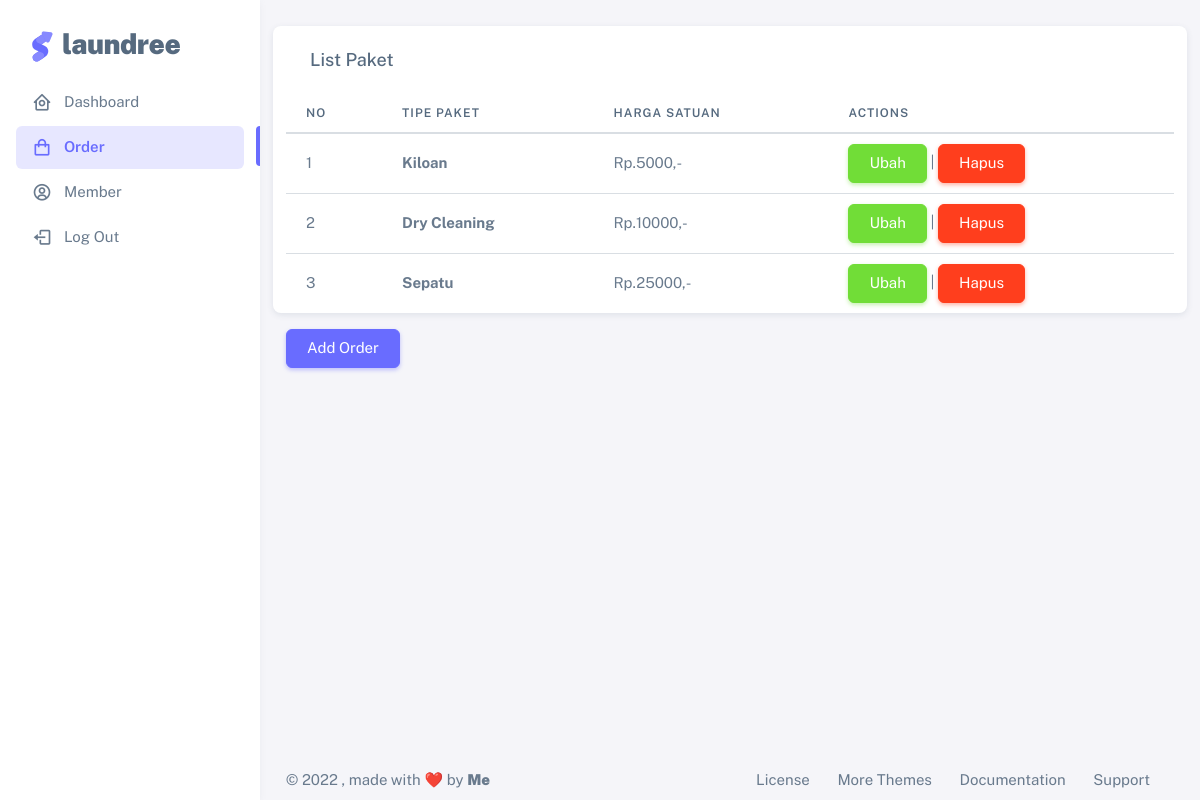
The page /order-kasir.php on the database its author committed.
### tables this page shows
CREATE TABLE `paket` (
  `id` int(11) NOT NULL,
  `nama_paket` enum('Kiloan','Dry Cleaning','Sepatu','Tas') NOT NULL,
  `harga` int(20) NOT NULL
);

### html/order-kasir.php (the view, shortened to what this page needs)
<!DOCTYPE html>
<html
  lang="en"
  class="light-style layout-menu-fixed"
  dir="ltr"
  data-theme="theme-default"
  data-assets-path="../assets/"
  data-template="vertical-menu-template-free"
>
  <head>
    <link rel="stylesheet" href="../assets/vendor/fonts/boxicons.css" />
    <link rel="stylesheet" href="../assets/vendor/css/core.css" class="template-customizer-core-css" />
    <link rel="stylesheet" href="../assets/vendor/css/theme-default.css" class="template-customizer-theme-css" />
    <link rel="stylesheet" href="../assets/css/demo.css" />
    <link rel="stylesheet" href="../assets/vendor/libs/perfect-scrollbar/perfect-scrollbar.css" />
    <link rel="stylesheet" href="../assets/vendor/libs/apex-charts/apex-charts.css" />
  </head>
  <body>
    <div class="layout-wrapper layout-content-navbar">
      <div class="layout-container">
        <aside id="layout-menu" class="layout-menu menu-vertical menu bg-menu-theme">
          <div class="app-brand demo">
            <a href="index.php" class="app-brand-link">
              <span class="app-brand-logo demo">
              </span>
              <span class="app-brand-text demo menu-text fw-bolder ms-2">Laundree</span>
            </a>
          </div>
          <ul class="menu-inner py-1">
            <li class="menu-item">
              <a href="index-kasir.php" class="menu-link">
                <i class="menu-icon tf-icons bx bx-home-circle"></i>
                <div data-i18n="Analytics">Dashboard</div>
              </a>
            </li>
            <li class="menu-item active">
              <a href="order-kasir.php" class="menu-link">
                <i class="menu-icon tf-icons bx bx-shopping-bag"></i>
                <div data-i18n="Layouts">Order</div>
              </a>
            </li>
            <li class="menu-item">
              <a href="list-member-kasir.php" class="menu-link">
                <i class="menu-icon tf-icons bx bx-user-circle"></i>
                <div data-i18n="Analytics">Member</div>
              </a>
            </li>
            <li class="menu-item">
              <a href="../php/logout.php" class="menu-link">
                <i class="menu-icon tf-icons bx bx-log-out"></i>
                <div data-i18n="Authentications">Log Out</div>
              </a>
            </li>
          </ul>
        </aside>
        <div class="layout-page">
          <div class="content-wrapper">
            <div class="container-xxl flex-grow-1 container-p-y">
              <div class="row">
              <div class="card">
                <h5 class="card-header">List Paket</h5>
                <div class="table-responsive text-nowrap">
                  <table class="table">
                    <thead>
                      <tr>
                        <th>No</th>
                        <th>Tipe Paket</th>
                        <th>Harga Satuan</th>
                        <th>Actions</th>
                      </tr>
                    </thead>
                    <tbody class="table-border-bottom-0">
                      <?php
                        include_once("../php/connection.php");
                        $qry_paket = mysqli_query($conn, "select * from paket");
                        $no = 0;
                        while ($data = mysqli_fetch_array($qry_paket)) {
                            $no++
                        ?>
                      <tr>
                        <td>
                          <?= $no ?>
                        </td>
                        <td>
                          <strong><?= $data['nama_paket'] ?></strong>
                        </td>
                        <td>Rp.<?= $data['harga'] ?>,-</td>
                        <td>
                          <a href="ubah-paket.php?id=<?= $data['id'] ?>" class="btn btn-success">Ubah</a> |
                          <a href="../php/hapus-paket.php?id=<?= $data['id'] ?>" onclick="return confirm ('Apakah anda yakin menghapus paket ini ?')" class="btn btn-danger">Hapus</a>
                        </td>
                       <?php } ?>
                    </tbody>
                  </table>
                </div>
              </div>
                <div class="col-lg-4 mb-4 order-0">
                  <button
                    type="button"
                    class="btn btn-primary mt-3"
                    data-bs-toggle="modal"
                    data-bs-target="#modalAdd"
                  >
                    Add Order
                  </button>
                </div>
              </div>
            </div>
          </div>
            <footer class="content-footer footer bg-footer-theme">
              <div class="container-xxl d-flex flex-wrap justify-content-between py-2 flex-md-row flex-column">
                <div class="mb-2 mb-md-0">
                  ©
                  , made with ❤️ by
                  <a href="https://themeselection.com" target="_blank" class="footer-link fw-bolder">Me</a>
                </div>
                <div>
                  <a href="https://themeselection.com/license/" class="footer-link me-4" target="_blank">License</a>
                  <a href="https://themeselection.com/" target="_blank" class="footer-link me-4">More Themes</a>
                  <a
                    href="https://themeselection.com/demo/sneat-bootstrap-html-admin-template/documentation/"
                    target="_blank"
                    class="footer-link me-4"
                    >Documentation</a
                  >
                  <a
                    href="https://github.com/themeselection/sneat-html-admin-template-free/issues"
                    target="_blank"
                    class="footer-link me-4"
                    >Support</a
                  >
                </div>
              </div>
            </footer>
          </div>
        </div>
      </div>
  </body>
</html>

### css/demo.css (style rules this page uses)
.menu .app-brand.demo { height: 64px; margin-top: 12px; }
.app-brand-logo.demo svg { width: 22px; height: 38px; }
.app-brand-text.demo { font-size: 1.75rem; letter-spacing: -0.5px; text-transform: lowercase; }

### rows shown on the page
paket: nama_paket "Kiloan", harga "5000"
paket: nama_paket "Dry Cleaning", harga "10000"
paket: nama_paket "Sepatu", harga "25000"
